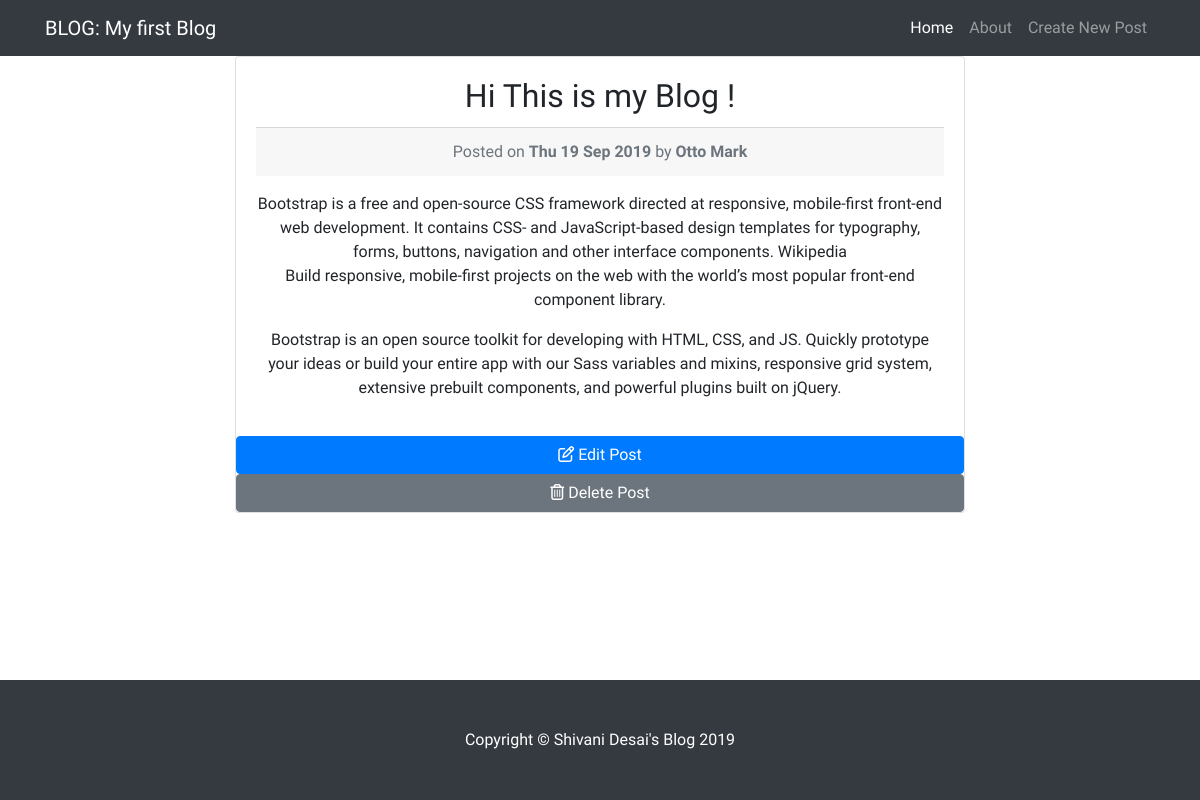
The page /post/19/ on the database its author committed.
### blog_app/models.py (models this page shows, shortened)
class UserPost(models.Model):
    title = models.CharField(max_length=128)
    body = models.TextField()
    date = models.DateTimeField(auto_now_add=True)
    author = models.CharField(max_length=128)

### blog_app/views.py (the view)
# urls.py: path('post/<int:pk>/', PostView.as_view(),name='post-detail'),
class PostView(DetailView):
    model = UserPost
    template_name = 'blog_app/post_detail.html'

### blog_app/templates/blog_app/post_detail.html
{% extends "blog_app/base.html" %}
{% block content %}
<div class="col-md-8">
    <div class="card mb-4">
      <div class="card-body">
        <h2 class="card-title">{{object.title}}</h2>
        <div class="card-footer text-muted">
            Posted on <span class="font-weight-bold">{{object.date|date:"D d M Y"}}</span> by <span class="font-weight-bold">{{object.author}}</span>
          </div>
        <p class="card-text">{{object.body|linebreaks}}</p>
      </div>
      <a href="{% url 'update-post' pk=object.pk %}" class="btn btn-primary">
        <i class="far fa-edit"></i><span> Edit Post</span>
      </a>
      <a href="{% url 'delete-post' pk=object.pk %}" class="btn btn-secondary">
        <i class="far fa-trash-alt"></i><span> Delete Post</span>
      </a>
    </div>
  </div>
  {% endblock %}

### blog_app/static/blog_app/css/blog-home.css (style rules this page uses)
body { padding-top: 56px; font-family: 'Catamaran', sans-serif; }
.col-md-8 { text-align: center; margin:auto; }
html, body { height: 100%; }
body { display: flex; flex-direction: column; }

### rows shown on the page
UserPost: title "Hi This is my Blog !", date "Thu 19 Sep 2019", author "Otto Mark", body "Bootstrap is a free and open-source CSS framework directed at responsive, mobile-first front-end web development. It contains CSS- and JavaScript-based design templates for typography, forms, buttons, navigation and other interface components. Wikipedia Build responsive, mobile-first projects on the web with the world’s most popular front-end component library. Bootstrap is an open source toolkit for developing with HTML, CSS, and JS. Quickly prototype your ideas or build your entire app with our Sass variables and mixins, responsive grid system, extensive prebuilt components, and powerful plugins built on jQuery."
